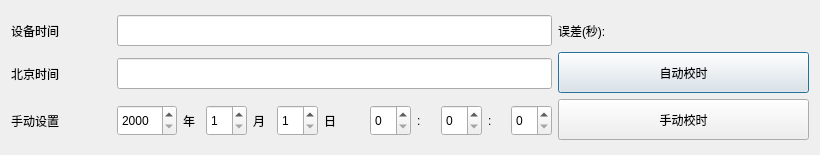
<?xml version="1.0" encoding="UTF-8"?>
<ui version="4.0">
 <class>dtuCalibrateTimeDlg</class>
 <widget class="QDialog" name="dtuCalibrateTimeDlg">
  <property name="geometry">
   <rect>
    <x>0</x>
    <y>0</y>
    <width>820</width>
    <height>155</height>
   </rect>
  </property>
  <property name="minimumSize">
   <size>
    <width>820</width>
    <height>155</height>
   </size>
  </property>
  <property name="maximumSize">
   <size>
    <width>820</width>
    <height>155</height>
   </size>
  </property>
  <property name="windowTitle">
   <string>Dialog</string>
  </property>
  <layout class="QGridLayout" name="gridLayout_2">
   <item row="0" column="0">
    <layout class="QGridLayout" name="gridLayout">
     <item row="2" column="1" colspan="3">
      <layout class="QHBoxLayout" name="horizontalLayout_2">
       <item>
        <widget class="QSpinBox" name="spin_manu_year">
         <property name="minimumSize">
          <size>
           <width>60</width>
           <height>31</height>
          </size>
         </property>
         <property name="minimum">
          <number>2000</number>
         </property>
         <property name="maximum">
          <number>9999</number>
         </property>
         <property name="value">
          <number>2000</number>
         </property>
        </widget>
       </item>
       <item>
        <widget class="QLabel" name="text3_2">
         <property name="minimumSize">
          <size>
           <width>0</width>
           <height>31</height>
          </size>
         </property>
         <property name="text">
          <string>年</string>
         </property>
        </widget>
       </item>
       <item>
        <widget class="QSpinBox" name="spin_manu_month">
         <property name="minimumSize">
          <size>
           <width>0</width>
           <height>31</height>
          </size>
         </property>
         <property name="minimum">
          <number>1</number>
         </property>
         <property name="maximum">
          <number>12</number>
         </property>
         <property name="value">
          <number>1</number>
         </property>
        </widget>
       </item>
       <item>
        <widget class="QLabel" name="text4_2">
         <property name="minimumSize">
          <size>
           <width>0</width>
           <height>31</height>
          </size>
         </property>
         <property name="text">
          <string>月</string>
         </property>
        </widget>
       </item>
       <item>
        <widget class="QSpinBox" name="spin_manu_day">
         <property name="minimumSize">
          <size>
           <width>0</width>
           <height>31</height>
          </size>
         </property>
         <property name="minimum">
          <number>1</number>
         </property>
         <property name="maximum">
          <number>31</number>
         </property>
         <property name="value">
          <number>1</number>
         </property>
        </widget>
       </item>
       <item>
        <widget class="QLabel" name="text5_2">
         <property name="minimumSize">
          <size>
           <width>0</width>
           <height>31</height>
          </size>
         </property>
         <property name="text">
          <string>日</string>
         </property>
        </widget>
       </item>
       <item>
        <widget class="QLabel" name="text7_2">
         <property name="minimumSize">
          <size>
           <width>0</width>
           <height>31</height>
          </size>
         </property>
         <property name="text">
          <string/>
         </property>
        </widget>
       </item>
       <item>
        <widget class="QSpinBox" name="spin_manu_hour">
         <property name="minimumSize">
          <size>
           <width>0</width>
           <height>31</height>
          </size>
         </property>
         <property name="maximum">
          <number>23</number>
         </property>
         <property name="value">
          <number>0</number>
         </property>
        </widget>
       </item>
       <item>
        <widget class="QLabel" name="text6_2">
         <property name="minimumSize">
          <size>
           <width>0</width>
           <height>31</height>
          </size>
         </property>
         <property name="text">
          <string>:</string>
         </property>
        </widget>
       </item>
       <item>
        <widget class="QSpinBox" name="spin_manu_min">
         <property name="minimumSize">
          <size>
           <width>0</width>
           <height>31</height>
          </size>
         </property>
         <property name="maximum">
          <number>59</number>
         </property>
         <property name="value">
          <number>0</number>
         </property>
        </widget>
       </item>
       <item>
        <widget class="QLabel" name="text8_2">
         <property name="minimumSize">
          <size>
           <width>0</width>
           <height>31</height>
          </size>
         </property>
         <property name="text">
          <string>:</string>
         </property>
        </widget>
       </item>
       <item>
        <widget class="QSpinBox" name="spin_manu_sec">
         <property name="minimumSize">
          <size>
           <width>0</width>
           <height>31</height>
          </size>
         </property>
         <property name="maximum">
          <number>59</number>
         </property>
         <property name="singleStep">
          <number>1</number>
         </property>
         <property name="value">
          <number>0</number>
         </property>
        </widget>
       </item>
      </layout>
     </item>
     <item row="1" column="1" colspan="3">
      <widget class="QLineEdit" name="lineEdit_auto_time">
       <property name="minimumSize">
        <size>
         <width>0</width>
         <height>31</height>
        </size>
       </property>
      </widget>
     </item>
     <item row="0" column="1" colspan="3">
      <widget class="QLineEdit" name="lineEdit_device_time">
       <property name="minimumSize">
        <size>
         <width>0</width>
         <height>31</height>
        </size>
       </property>
      </widget>
     </item>
     <item row="1" column="0">
      <widget class="QLabel" name="text2">
       <property name="minimumSize">
        <size>
         <width>0</width>
         <height>31</height>
        </size>
       </property>
       <property name="text">
        <string>北京时间</string>
       </property>
      </widget>
     </item>
     <item row="0" column="0">
      <widget class="QLabel" name="text1">
       <property name="minimumSize">
        <size>
         <width>0</width>
         <height>31</height>
        </size>
       </property>
       <property name="text">
        <string>设备时间</string>
       </property>
      </widget>
     </item>
     <item row="2" column="0">
      <widget class="QLabel" name="text2_2">
       <property name="minimumSize">
        <size>
         <width>0</width>
         <height>31</height>
        </size>
       </property>
       <property name="maximumSize">
        <size>
         <width>100</width>
         <height>16777215</height>
        </size>
       </property>
       <property name="text">
        <string>手动设置</string>
       </property>
      </widget>
     </item>
     <item row="0" column="4">
      <widget class="QLabel" name="text9">
       <property name="maximumSize">
        <size>
         <width>100</width>
         <height>16777215</height>
        </size>
       </property>
       <property name="text">
        <string>误差(秒):</string>
       </property>
      </widget>
     </item>
     <item row="0" column="5">
      <widget class="QLabel" name="clock_skew">
       <property name="minimumSize">
        <size>
         <width>140</width>
         <height>0</height>
        </size>
       </property>
       <property name="text">
        <string/>
       </property>
      </widget>
     </item>
     <item row="1" column="4" rowspan="2" colspan="2">
      <layout class="QVBoxLayout" name="verticalLayout">
       <item>
        <widget class="QPushButton" name="btn_auto_time">
         <property name="minimumSize">
          <size>
           <width>0</width>
           <height>41</height>
          </size>
         </property>
         <property name="text">
          <string>自动校时</string>
         </property>
        </widget>
       </item>
       <item>
        <widget class="QPushButton" name="btn_manual_time">
         <property name="minimumSize">
          <size>
           <width>0</width>
           <height>41</height>
          </size>
         </property>
         <property name="text">
          <string>手动校时</string>
         </property>
        </widget>
       </item>
      </layout>
     </item>
    </layout>
   </item>
  </layout>
 </widget>
 <resources/>
 <connections>
  <connection>
   <sender>btn_auto_time</sender>
   <signal>clicked()</signal>
   <receiver>dtuCalibrateTimeDlg</receiver>
   <slot>Auto_Calibrate_Time()</slot>
   <hints>
    <hint type="sourcelabel">
     <x>634</x>
     <y>72</y>
    </hint>
    <hint type="destinationlabel">
     <x>364</x>
     <y>77</y>
    </hint>
   </hints>
  </connection>
  <connection>
   <sender>btn_manual_time</sender>
   <signal>clicked()</signal>
   <receiver>dtuCalibrateTimeDlg</receiver>
   <slot>Manual_Calibrate_Time()</slot>
   <hints>
    <hint type="sourcelabel">
     <x>634</x>
     <y>27</y>
    </hint>
    <hint type="destinationlabel">
     <x>364</x>
     <y>77</y>
    </hint>
   </hints>
  </connection>
 </connections>
 <slots>
  <slot>Auto_Calibrate_Time()</slot>
  <slot>Manual_Calibrate_Time()</slot>
 </slots>
</ui>
